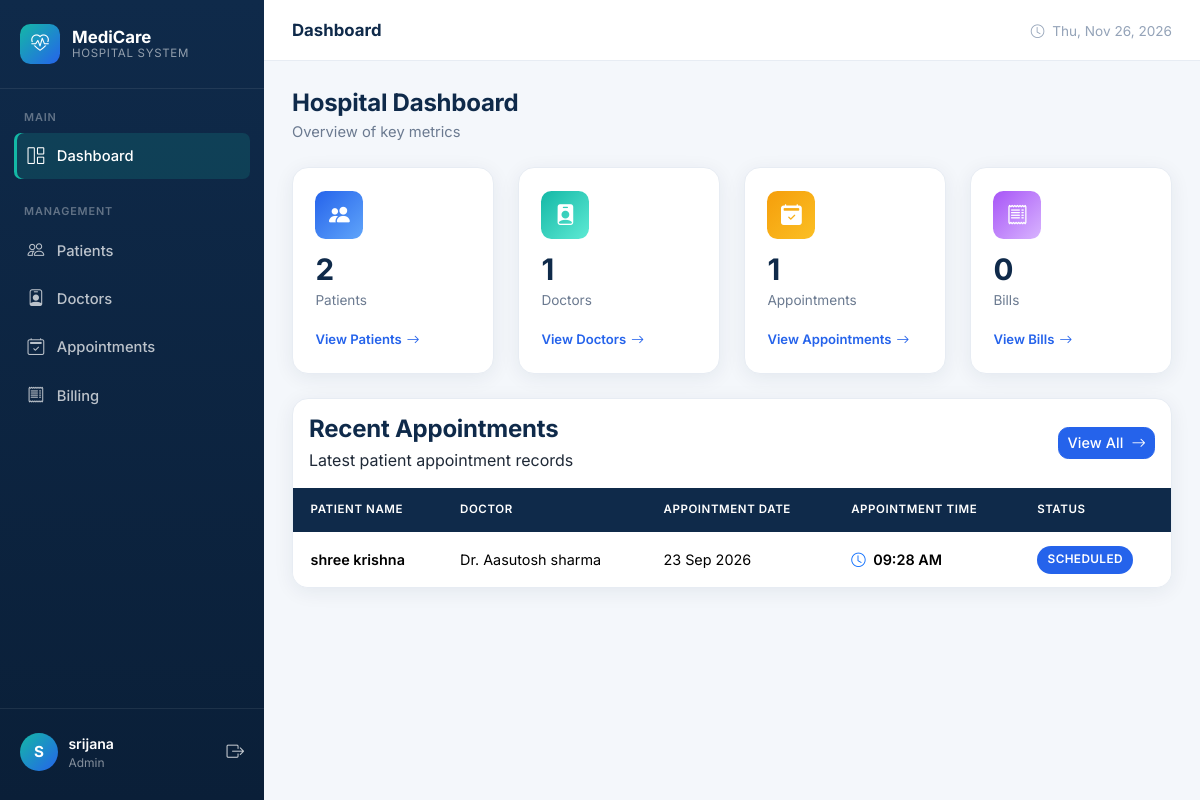
Page /dashboard/ (signed in) on the earlier database version.
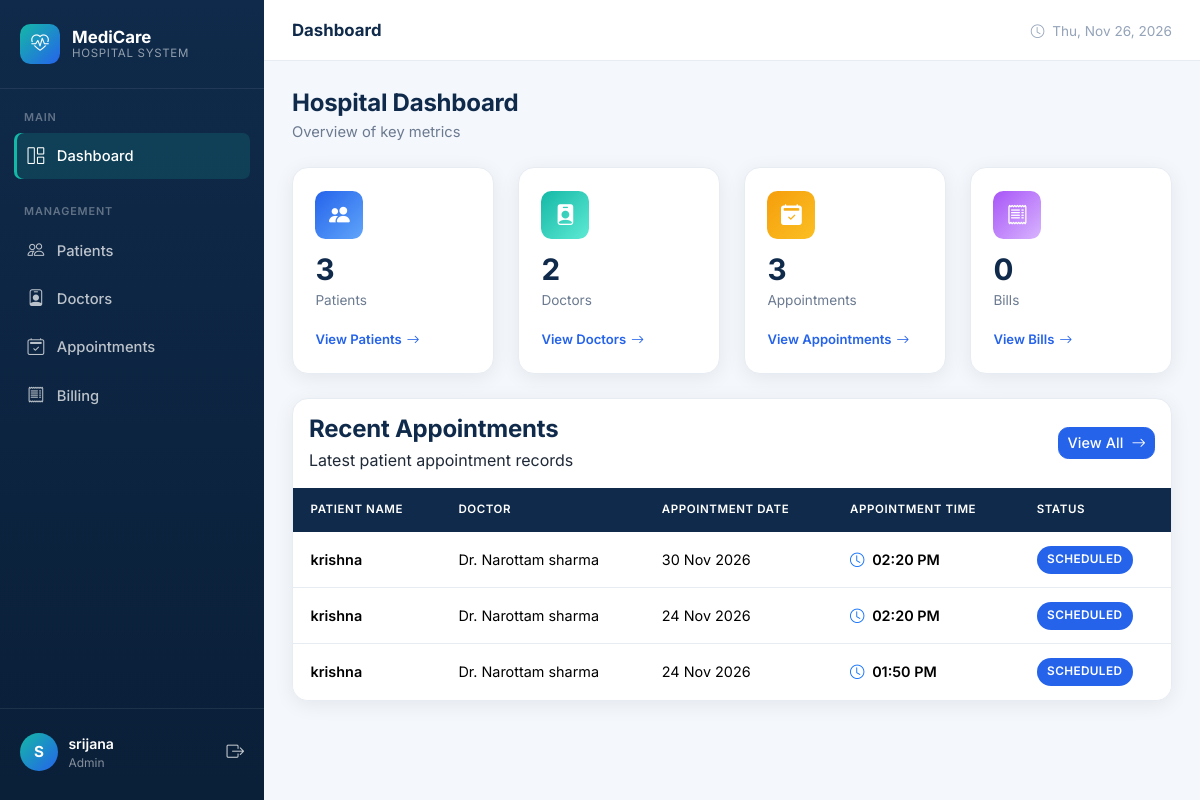
Same page on the later database version.
### hospital/models.py (models this page shows, shortened)
class Appointment(models.Model):
    STATUS_CHOICES = [
        ('Scheduled', 'Scheduled'),
        ('Confirmed', 'Confirmed'),
        ('In Consultation', 'In Consultation'),
        ('Completed', 'Completed'),
        ('Cancelled', 'Cancelled'),
    ]
    patient = models.ForeignKey(
        Patient,
        on_delete=models.CASCADE,
        related_name='appointments'
    )
    doctor = models.ForeignKey(
        Doctor,
        on_delete=models.CASCADE,
        related_name='appointments'
    )
    appointment_date = models.DateField()
    appointment_time = models.TimeField()
    reason = models.TextField()
    status = models.CharField(
        max_length=30,
        choices=STATUS_CHOICES,
        default='Scheduled'
    )
    notes = models.TextField(
        blank=True
    )
    created_at = models.DateTimeField(
        auto_now_add=True
    )

class Patient(models.Model):
    GENDER_CHOICES = [
        ('Male', 'Male'),
        ('Female', 'Female'),
        ('Other', 'Other'),
    ]
    BLOOD_GROUP_CHOICES = [
        ('A+', 'A+'),
        ('A-', 'A-'),
        ('B+', 'B+'),
        ('B-', 'B-'),
        ('AB+', 'AB+'),
        ('AB-', 'AB-'),
        ('O+', 'O+'),
        ('O-', 'O-'),
    ]
    user = models.OneToOneField(
        User,
        on_delete=models.CASCADE,
        null=True,
        blank=True,
        related_name='patient_profile'
    )
    patient_id = models.CharField(
        max_length=20,
        unique=True,
        blank=True
    )
    full_name = models.CharField(
        max_length=100
    )
    date_of_birth = models.DateField()
    gender = models.CharField(
        max_length=10,
        choices=GENDER_CHOICES
    )
    blood_group = models.CharField(
        max_length=5,
        choices=BLOOD_GROUP_CHOICES
    )
    phone = models.CharField(
        max_length=10,
        validators=[
        RegexValidator(
            regex=r'^[0-9]{10}$',
            message='Phone number must contain exactly 10 digits.'
        )
    ]
    )
    email = models.EmailField(
        blank=True
    )
    address = models.TextField()
    emergency_contact = models.CharField(
        max_length=10,
        validators=[
            RegexValidator(
                regex=r'^[0-9]{10}$',
                message='Emergency contact must contain exactly 10 digits.'
            )
        ]
    )
    created_at = models.DateTimeField(
        auto_now_add=True
    )
    department = models.CharField(
    max_length=100,
    choices=DEPARTMENT_CHOICES,
    default='Internal Medicine'
)

class Doctor(models.Model):
    SPECIALIZATION_CHOICES = [
        ('Cardiologist', 'Cardiologist'),
        ('Dermatologist', 'Dermatologist'),
        ('Neurologist', 'Neurologist'),
        ('Orthopedic', 'Orthopedic'),
        ('Pediatrician', 'Pediatrician'),
        ('Psychiatrist', 'Psychiatrist'),
        ('General Physician', 'General Physician'),
        ('Gynecologist', 'Gynecologist'),
        ('Dentist', 'Dentist'),
        ('Other', 'Other'),
    ]
    GENDER_CHOICES = [
        ('Male', 'Male'),
        ('Female', 'Female'),
        ('Other', 'Other'),
    ]
    user = models.OneToOneField(
        User,
        on_delete=models.CASCADE,
        null=True,
        blank=True,
        related_name='doctor_profile'
    )
    doctor_id = models.CharField(
        max_length=20,
        unique=True,
        blank=True
    )
    full_name = models.CharField(
        max_length=100
    )
    gender = models.CharField(
        max_length=10,
        choices=GENDER_CHOICES
    )
    specialization = models.CharField(
        max_length=50,
        choices=SPECIALIZATION_CHOICES
    )
    phone = models.CharField(
        max_length=15
    )
    email = models.EmailField(
        blank=True
    )
    address = models.TextField()
    qualification = models.CharField(
        max_length=100
    )
    experience = models.PositiveIntegerField()
    consultation_fee = models.DecimalField(
        max_digits=10,
        decimal_places=2,
        default=0,
        validators=[MinValueValidator(0)]
    )
    created_at = models.DateTimeField(
        auto_now_add=True
    )

### hospital/views.py (the view, shortened to what this page needs)
# urls.py: path('dashboard/', views.dashboard, name='dashboard'),
@login_required
def dashboard(request):
    patients_count = Patient.objects.count()
    doctors_count = Doctor.objects.count()
    appointments_count = Appointment.objects.count()
    bills_count = Bill.objects.count()
    recent_appointments = Appointment.objects.select_related(
        'patient',
        'doctor'
    ).order_by(
        '-appointment_date',
        '-appointment_time'
    )[:5]
    return render(
        request,
        'hospital/dashboard.html',
        {
            'patients_count': patients_count,
            'doctors_count': doctors_count,
            'appointments_count': appointments_count,
            'bills_count': bills_count,
            'recent_appointments': recent_appointments,
        }
    )

### hospital/templates/hospital/dashboard.html (shortened to what this page needs)
{% extends 'hospital/base.html' %}
{% block page_title %}Dashboard{% endblock %}
{% block content %}
<div class="page-header">
    <div>
        <h1>Hospital Dashboard</h1>
        <div class="subtitle">Overview of key metrics</div>
    </div>
</div>
<div class="row g-4">
    <div class="col-sm-6 col-xl-3">
        <div class="stat-card">
            <div class="stat-icon patients"><i class="bi bi-people-fill"></i></div>
            <div class="stat-value">{{ patients_count }}</div>
            <div class="stat-label">Patients</div>
            <a href="{% url 'patient_list' %}" class="stat-link">View Patients <i class="bi bi-arrow-right"></i></a>
        </div>
    </div>
    <div class="col-sm-6 col-xl-3">
        <div class="stat-card">
            <div class="stat-icon doctors"><i class="bi bi-person-badge-fill"></i></div>
            <div class="stat-value">{{ doctors_count }}</div>
            <div class="stat-label">Doctors</div>
            <a href="{% url 'doctor_list' %}" class="stat-link">View Doctors <i class="bi bi-arrow-right"></i></a>
        </div>
    </div>
    <div class="col-sm-6 col-xl-3">
        <div class="stat-card">
            <div class="stat-icon appointments"><i class="bi bi-calendar2-check-fill"></i></div>
            <div class="stat-value">{{ appointments_count }}</div>
            <div class="stat-label">Appointments</div>
            <a href="{% url 'appointment_list' %}" class="stat-link">View Appointments <i class="bi bi-arrow-right"></i></a>
        </div>
    </div>
    <div class="col-sm-6 col-xl-3">
        <div class="stat-card">
            <div class="stat-icon bills"><i class="bi bi-receipt"></i></div>
            <div class="stat-value">{{ bills_count }}</div>
            <div class="stat-label">Bills</div>
            <a href="{% url 'bill_list' %}" class="stat-link">View Bills <i class="bi bi-arrow-right"></i></a>
        </div>
    </div>
</div>
<div class="card-modern mt-4">
    <div class="d-flex justify-content-between align-items-center p-3">
        <div>
            <h4 class="mb-1">Recent Appointments</h4>
            <div class="subtitle">
                Latest patient appointment records
            </div>
        </div>
        <a href="{% url 'appointment_list' %}"
           class="btn btn-primary btn-sm">
            View All
            <i class="bi bi-arrow-right ms-1"></i>
        </a>
    </div>
    <div class="card-body p-0">
        <div class="table-responsive">
            <table class="table table-modern mb-0">
                <thead>
                    <tr>
                        <th>Patient Name</th>
                        <th>Doctor</th>
                        <th>Appointment Date</th>
                        <th>Appointment Time</th>
                        <th>Status</th>
                    </tr>
                </thead>
                <tbody>
                    {% for appointment in recent_appointments %}
                    <tr>
                        <td class="fw-600">
                            {{ appointment.patient.full_name }}
                        </td>
                        <td>
                            Dr. {{ appointment.doctor.full_name }}
                        </td>
                        <td>
                            {{ appointment.appointment_date|date:"d M Y" }}
                        </td>
                        <td class="fw-600">
                            <i class="bi bi-clock text-primary me-1"></i>
                            {{ appointment.appointment_time|time:"h:i A" }}
                        </td>
                        <td>
                            {% if appointment.status == 'Scheduled' %}
                                <span class="badge-status badge-scheduled">
                                    Scheduled
                                </span>
                            {% elif appointment.status == 'Completed' %}
                                <span class="badge-status badge-completed">
                                    Completed
                                </span>
                            {% elif appointment.status == 'Cancelled' %}
                                <span class="badge-status badge-cancelled">
                                    Cancelled
                                </span>
                            {% else %}
                                <span class="badge-status">
                                    {{ appointment.status }}
                                </span>
                            {% endif %}
                        </td>
                    </tr>
                    {% endfor %}
                </tbody>
            </table>
        </div>
    </div>
</div>
{% endblock %}

### hospital/templates/hospital/base.html (shortened to what this page needs)
{% load static %}
<!DOCTYPE html>
<html lang="en">
<head>
    <link href="https://cdn.jsdelivr.net/npm/bootstrap@5.3.3/dist/css/bootstrap.min.css" rel="stylesheet">
    <link href="https://cdn.jsdelivr.net/npm/bootstrap-icons@1.11.3/font/bootstrap-icons.min.css" rel="stylesheet">
    <link href="{% static 'hospital/css/style.css' %}" rel="stylesheet">
</head>
<body>
{% if request.user.is_authenticated %}
<div class="app-wrapper">
    <aside class="sidebar" id="sidebar">
        <div class="sidebar-brand">
            <div class="brand-icon">
                <i class="bi bi-heart-pulse"></i>
            </div>
            <div class="brand-text">
                MediCare
                <small>Hospital System</small>
            </div>
        </div>
        <nav class="sidebar-nav">
            {% if request.user.profile.role == 'STAFF' or request.user.is_superuser %}
            <div class="nav-section">
                <div class="nav-section-title">Main</div>
                <a href="{% url 'staff_dashboard' %}" class="nav-link {% if request.resolver_match.url_name == 'staff_dashboard' or request.resolver_match.url_name == 'dashboard' %}active{% endif %}">
                    <i class="bi bi-grid-1x2"></i> Dashboard
                </a>
            </div>
            <div class="nav-section">
                <div class="nav-section-title">Management</div>
                <a href="{% url 'patient_list' %}" class="nav-link {% if 'patient' in request.resolver_match.url_name %}active{% endif %}">
                    <i class="bi bi-people"></i> Patients
                </a>
                <a href="{% url 'doctor_list' %}" class="nav-link {% if 'doctor' in request.resolver_match.url_name and 'dashboard' not in request.resolver_match.url_name %}active{% endif %}">
                    <i class="bi bi-person-badge"></i> Doctors
                </a>
                <a href="{% url 'appointment_departments' %}" class="nav-link {% if 'appointment' in request.resolver_match.url_name %}active{% endif %}">
                    <i class="bi bi-calendar2-check"></i> Appointments
                </a>
                <a href="{% url 'bill_list' %}" class="nav-link {% if 'bill' in request.resolver_match.url_name %}active{% endif %}">
                    <i class="bi bi-receipt"></i> Billing
                </a>
            </div>
            {% endif %}
        </nav>
        <div class="sidebar-footer">
            <div class="user-info">
                <div class="user-avatar">
                    {{ request.user.username|first|upper }}
                </div>
                <div class="user-meta">
                    <div class="name">{{ request.user.get_full_name|default:request.user.username }}</div>
                    <div class="role">
                        {% if request.user.profile.role == 'STAFF' %}Hospital Staff
                        {% elif request.user.profile.role == 'DOCTOR' %}Doctor
                        {% elif request.user.profile.role == 'PATIENT' %}Patient
                        {% else %}Admin{% endif %}
                    </div>
                </div>
                <a href="{% url 'logout' %}" class="text-white opacity-75" title="Logout" style="font-size:1.1rem;">
                    <i class="bi bi-box-arrow-right"></i>
                </a>
            </div>
        </div>
    </aside>
    <div class="main-content">
        <header class="topbar">
            <div class="d-flex align-items-center gap-3">
                <div class="topbar-title">{% block page_title %}Dashboard{% endblock %}</div>
            </div>
            <div class="topbar-actions">
                <span class="text-muted-2 d-none d-md-inline" style="font-size:0.85rem;">
                    <i class="bi bi-clock me-1"></i>
                    <span id="currentDate"></span>
                </span>
            </div>
        </header>
        <div class="content-area">
            {% block content %}{% endblock %}
        </div>
    </div>
</div>
{% else %}
{% block auth_content %}{% endblock %}
{% endif %}
</body>
</html>

Differences in the rows shown:
removed Appointment: patient.full_name "shree krishna", doctor.full_name "Aasutosh sharma", appointment_date "23 Sep 2026", appointment_time "09:28 AM", status "SCHEDULED"
added Appointment: patient.full_name "krishna", doctor.full_name "Narottam sharma", appointment_date "30 Nov 2026", appointment_time "02:20 PM", status "SCHEDULED"
added Appointment: patient.full_name "krishna", doctor.full_name "Narottam sharma", appointment_date "24 Nov 2026", appointment_time "02:20 PM", status "SCHEDULED"
added Appointment: patient.full_name "krishna", doctor.full_name "Narottam sharma", appointment_date "24 Nov 2026", appointment_time "01:50 PM", status "SCHEDULED"
Other differences:
{{ patients_count }}: "2" → "3"
{{ doctors_count }}: "1" → "2"
{{ appointments_count }}: "1" → "3"
